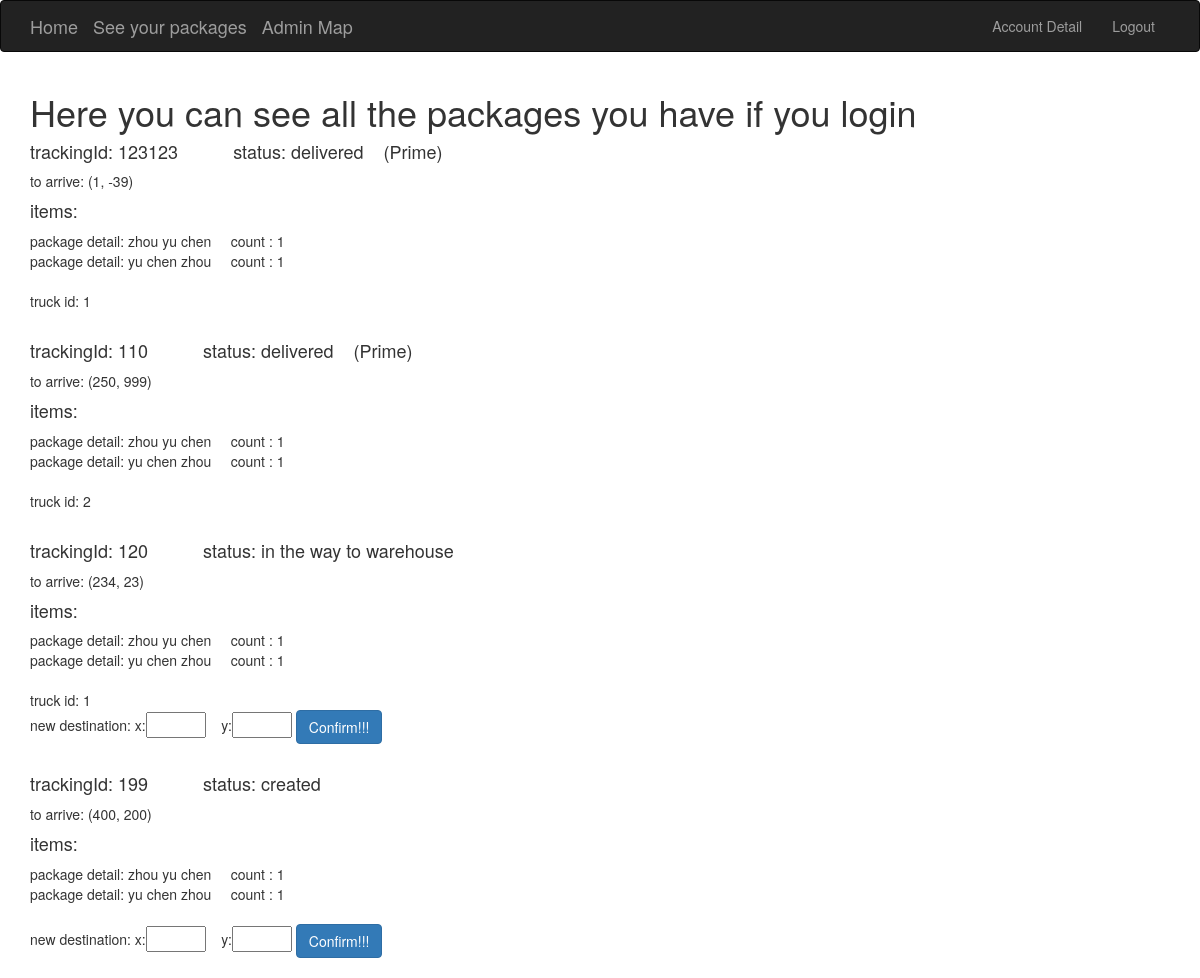
/apps/user_info/ (signed in), run on an earlier commit of the app's database.
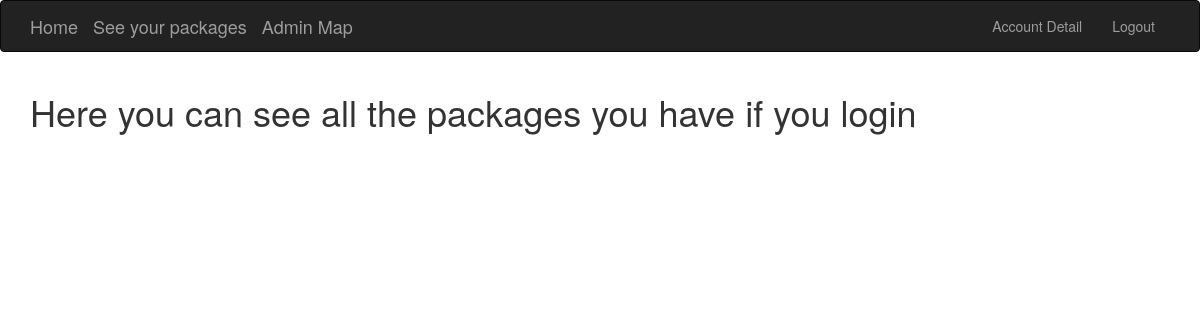
And on a later commit of the database.
### apps/models.py (models this page shows, shortened)
class Tracking(models.Model):
    tracking_id = models.IntegerField(default=0)
    trunk_id = models.IntegerField(blank=True, null=True)
    to_x = models.IntegerField(blank=True, null=True)
    to_y = models.IntegerField(blank=True, null=True)
    finished = models.BooleanField(default=False)
    assigned_trunk = models.BooleanField(default=False)
    is_prime = models.BooleanField(default=False)
    warehouse_id = models.IntegerField(default=0)
    user = models.ForeignKey(User, blank=True, null=True, on_delete=models.CASCADE, related_name="trackings")

class AmazonTransaction(models.Model):
    tracking = models.ForeignKey(Tracking, on_delete=models.CASCADE, related_name="amazontransactions")
    product_id = models.IntegerField(default=0)
    items_detail = models.CharField(default=0, max_length=1000);
    count = models.IntegerField(default=1)

### apps/views.py (the view)
@login_required
def user_info(request):
    trackings = request.user.trackings.all()
    user_packages = []
    for tracking in trackings:
        user_package = deepcopy(tracking)
        if tracking.finished:
            user_package.strStatus = "delivered"
            user_package.trunk_id = tracking.trunk_id
        elif not tracking.assigned_trunk:
            user_package.strStatus = "created"
        else:
            user_package.strStatus = intToStatus(Trunk.objects.get(trunk_id=tracking.trunk_id).status)
            user_package.trunk_id = tracking.trunk_id
        user_package.items = []
        for Atran in tracking.amazontransactions.all():
            item = deepcopy(Atran);
            user_package.items.append(item)
        user_packages.append(user_package)
    return render(request, "apps/user_info.html", {"packages":user_packages})

### apps/views.py (called while the page is built)
def intToStatus(num):
    if num == 0:
        return "idle"
    elif num == 1:
        return "in the way to warehouse"
    elif num == 2:
        return "waiting for loading"
    elif num == 3:
        return "out for delivery"
    else:
        return "delivered"

### apps/templates/apps/user_info.html (shortened to what this page needs)
{% extends 'base.html' %}
{% block content %}
<h1>Here you can see all the packages you have if you login</h1>
{% for package in packages%}
<h4>trackingId: {{package.tracking_id}}     &nbsp&nbsp&nbsp&nbsp&nbsp&nbsp&nbsp&nbsp&nbsp  status: {{package.strStatus}}
{% if package.is_prime%}&nbsp&nbsp&nbsp(Prime) {%endif%}</h4>
to arrive: ({{package.to_x}}, {{package.to_y}}) <br/>
<h4>items:</h4>
{% for item in package.items %}
  package detail: {{item.items_detail}} &nbsp&nbsp&nbsp count : {{item.count}} <br/>
{% endfor %}
<br/>
{% if package.strStatus != "created" %}
truck id: {{package.trunk_id}}<br/>
{% endif %}
{% if package.strStatus != "delivered" and package.strStatus != "out for delivery"%}
<form method="POST" action="{% url 'apps:change_destination' package.tracking_id%}">
    new destination:
    x:<input type="number" name="new_destination_x" style="width:60px;"/> &nbsp&nbsp y:<input type="number" name="new_destination_y" style="width:60px;"/> <input class="btn btn-primary" type="submit" value="Confirm!!!"/>
</form>
{% endif %}
<br/>
{% endfor %}
{% endblock %}

### templates/base.html (shortened to what this page needs)
<!DOCTYPE html>
<html lang="en">
<head>
    <link rel="stylesheet" href="https://maxcdn.bootstrapcdn.com/bootstrap/3.3.7/css/bootstrap.min.css">
</head>
<body>
<nav class="navbar navbar-inverse">
    <div class="container">
        <div class="navbar-header">
            <a class="navbar-brand" href="{% url 'home' %}">Home</a>
            <a class="navbar-brand" href="{% url 'user_info' %}">See your packages</a>
            <a class="navbar-brand" href="{% url 'admin_map' %}">Admin Map</a>
        </div>
        <div class="collapse navbar-collapse" id="mynav">
            <ul class="nav navbar-nav navbar-right">
                {% if user.is_authenticated %}
                    <li><a href="{%url 'accounts:account_detail'%}">Account Detail</a></li>
                    <li><a href="#" onclick="document.getElementById('logoutForm').submit()">Logout</a></li>
                {% else %}
                    <li><a href="{%url 'accounts:Login'%}">Login</a></li>
                    <li><a href="{%url 'accounts:SignUp'%}">SignUp</a></li>
                {% endif %}
            </ul>
        </div>
    </div>
</nav>
<div class="container">
    {% block content %}
    {% endblock %}
</div>

What changed in the data, as far as the page shows it:
removed Tracking: tracking_id "123123", strStatus "delivered", is_prime "(Prime)", to_x "1", to_y "-39", trunk_id "1"
removed AmazonTransaction: items_detail "zhou yu chen", count "1", shown under "123123"
removed AmazonTransaction: items_detail "yu chen zhou", count "1", shown under "123123"
removed Tracking: tracking_id "110", strStatus "delivered", is_prime "(Prime)", to_x "250", to_y "999", trunk_id "2"
removed AmazonTransaction: items_detail "zhou yu chen", count "1", shown under "110"
removed AmazonTransaction: items_detail "yu chen zhou", count "1", shown under "110"
removed Tracking: tracking_id "120", strStatus "in the way to warehouse", to_x "234", to_y "23", trunk_id "1"
removed AmazonTransaction: items_detail "zhou yu chen", count "1", shown under "120"
removed AmazonTransaction: items_detail "yu chen zhou", count "1", shown under "120"
removed Tracking: tracking_id "199", strStatus "created", to_x "400", to_y "200"
removed AmazonTransaction: items_detail "zhou yu chen", count "1", shown under "199"
removed AmazonTransaction: items_detail "yu chen zhou", count "1", shown under "199"
